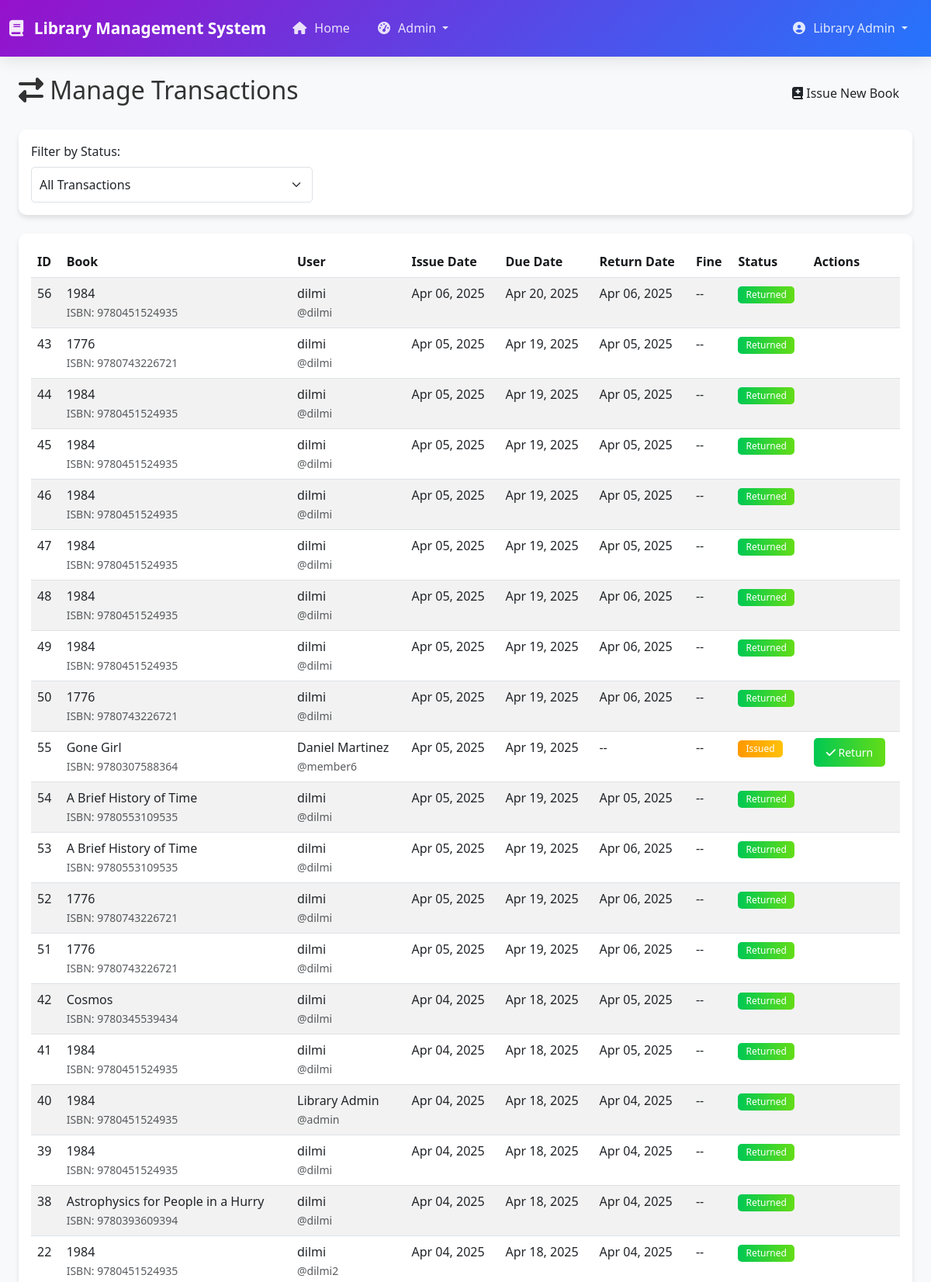
The app's page /admin/transactions.php (signed in, upper part) with its own data.
### tables this page shows
CREATE TABLE `transactions` (
  `transaction_id` int(11) NOT NULL,
  `book_id` int(11) NOT NULL,
  `user_id` int(11) NOT NULL,
  `issue_date` date NOT NULL,
  `due_date` date NOT NULL,
  `return_date` date DEFAULT NULL,
  `fine_amount` decimal(10,2) DEFAULT 0.00,
  `status` enum('issued','returned','overdue') NOT NULL DEFAULT 'issued',
  `created_at` timestamp NOT NULL DEFAULT current_timestamp(),
  `updated_at` timestamp NOT NULL DEFAULT current_timestamp() ON UPDATE current_timestamp()
);

CREATE TABLE `books` (
  `book_id` int(11) NOT NULL,
  `title` varchar(255) NOT NULL,
  `author` varchar(100) NOT NULL,
  `isbn` varchar(20) NOT NULL,
  `publisher` varchar(100) DEFAULT NULL,
  `publication_year` int(11) DEFAULT NULL,
  `category` varchar(50) DEFAULT NULL,
  `description` text DEFAULT NULL,
  `quantity` int(11) NOT NULL DEFAULT 1,
  `available_quantity` int(11) NOT NULL DEFAULT 1,
  `shelf_location` varchar(50) DEFAULT NULL,
  `cover_image` varchar(255) DEFAULT NULL,
  `created_at` timestamp NOT NULL DEFAULT current_timestamp(),
  `updated_at` timestamp NOT NULL DEFAULT current_timestamp() ON UPDATE current_timestamp()
);

CREATE TABLE `users` (
  `user_id` int(11) NOT NULL,
  `username` varchar(50) NOT NULL,
  `password` varchar(255) NOT NULL,
  `email` varchar(100) NOT NULL,
  `full_name` varchar(100) NOT NULL,
  `phone` varchar(20) DEFAULT NULL,
  `address` text DEFAULT NULL,
  `user_type` enum('admin','librarian','member') NOT NULL DEFAULT 'member',
  `status` enum('active','inactive') NOT NULL DEFAULT 'active',
  `created_at` timestamp NOT NULL DEFAULT current_timestamp(),
  `updated_at` timestamp NOT NULL DEFAULT current_timestamp() ON UPDATE current_timestamp()
);

### admin/transactions.php (the view, shortened to what this page needs)
<?php
require_once '../includes/header.php';
$status_filter = isset($_GET['status']) ? $_GET['status'] : 'all';
$where_clause = '';
$params = [];
$stmt = $pdo->prepare("SELECT t.*, b.title, b.isbn, u.full_name, u.username,
                      (SELECT COUNT(*) FROM reservations r WHERE r.book_id = b.book_id AND r.status = 'pending') AS pending_reservations,
                      CASE
                          WHEN t.status = 'issued' AND t.due_date < CURDATE() THEN 'overdue'
                          ELSE t.status
                      END AS display_status
                      FROM transactions t
                      JOIN books b ON t.book_id = b.book_id
                      JOIN users u ON t.user_id = u.user_id
                      $where_clause
                      ORDER BY t.issue_date DESC");
$stmt->execute($params);
$transactions = $stmt->fetchAll(PDO::FETCH_ASSOC);
?>
<div class="container mt-4">
    <div class="d-flex justify-content-between align-items-center mb-4">
        <h2><i class="fas fa-exchange-alt"></i> Manage Transactions</h2>
        <div>
            <a href="issue_book.php" class="btn btn-gradient-primary">
                <i class="fas fa-book-medical"></i> Issue New Book
            </a>
        </div>
    </div>
    <div class="card mb-4">
        <div class="card-body">
            <form method="GET" class="row g-3">
                <div class="col-md-4">
                    <label for="status" class="form-label">Filter by Status:</label>
                    <select class="form-select" id="status" name="status" onchange="this.form.submit()">
                        <option value="all" <?= $status_filter === 'all' ? 'selected' : '' ?>>All Transactions</option>
                    </select>
                </div>
            </form>
        </div>
    </div>
    <div class="card">
        <div class="card-body">
            <div class="table-responsive">
                <table class="table table-striped table-hover" id="transactionsTable">
                    <thead>
                        <tr>
                            <th>ID</th>
                            <th>Book</th>
                            <th>User</th>
                            <th>Issue Date</th>
                            <th>Due Date</th>
                            <th>Return Date</th>
                            <th>Fine</th>
                            <th>Status</th>
                            <th>Actions</th>
                        </tr>
                    </thead>
                    <tbody>
                        <?php foreach ($transactions as $transaction): ?>
                            <tr>
                                <td><?= $transaction['transaction_id'] ?></td>
                                <td>
                                    <?= htmlspecialchars($transaction['title']) ?><br>
                                    <small class="text-muted">ISBN: <?= htmlspecialchars($transaction['isbn']) ?></small>
                                </td>
                                <td>
                                    <?= htmlspecialchars($transaction['full_name']) ?><br>
                                    <small class="text-muted">@<?= htmlspecialchars($transaction['username']) ?></small>
                                </td>
                                <td><?= date('M d, Y', strtotime($transaction['issue_date'])) ?></td>
                                <td>
                                    <?= date('M d, Y', strtotime($transaction['due_date'])) ?>
                                </td>
                                <td>
                                    <?= $transaction['return_date'] ? date('M d, Y', strtotime($transaction['return_date'])) : '--' ?>
                                </td>
                                <td>
                                    <?= $transaction['fine_amount'] > 0 ? '$' . number_format($transaction['fine_amount'], 2) : '--' ?>
                                </td>
                                <td>
                               <?php
                                          $statusClass = '';
                                               switch ($transaction['display_status']) {
                                                     case 'issued':
                                                     $statusClass = 'badge-status-issued';
                                                           break;
                                                     case 'returned':
                                                     $statusClass = 'badge-status-returned';
                                                         break;
                                       }
                                ?>
                              <span class="badge <?= $statusClass ?>">
                                     <?= ucfirst($transaction['display_status']) ?>
                              </span>
                               </td>
                                <td>
                                    <?php if ($transaction['status'] !== 'returned'): ?>
                                        <a href="?return=<?= $transaction['transaction_id'] ?>"
                                           class="btn btn-sm btn-gradient-success"
                                           onclick="return confirm('Mark this book as returned?')">
                                            <i class="fas fa-check"></i> Return
                                        </a>
                                    <?php endif; ?>
                                </td>
                            </tr>
                        <?php endforeach; ?>
                    </tbody>
                </table>
            </div>
        </div>
    </div>
</div>
<?php require_once '../includes/footer.php'; ?>

### assets/css/style.css (style rules this page uses)
body { font-family: 'Segoe UI', Tahoma, Geneva, Verdana, sans-serif; background-color: #f8f9fa; color: #333; }
.container { max-width: 1200px; }
.card { border: none; border-radius: 10px; box-shadow: 0 4px 6px rgba(0, 0, 0, 0.1); transition: transform 0.3s ease, box-shadow 0.3s ease; }
.btn { border-radius: 5px; padding: 8px 16px; font-weight: 500; }
.form-control, .form-select { border-radius: 5px; padding: 10px; }
.table { margin-bottom: 0; }
.table th { font-weight: 600; color: #16181b; }
.badge { font-weight: 500; padding: 5px 10px; border-radius: 5px; }

### admin/transactions.php (style rules this page uses)
.btn-gradient-success { background: linear-gradient(to right, #00c853, #64dd17); border: none; color: white; transition: all 0.3s ease-in-out; }
.badge-status-issued { background: linear-gradient(to right, #ff9800, #ffc107); color: #fff; }
.badge-status-returned { background: linear-gradient(to right, #00c853, #64dd17); color: #fff; }

### records on screen
transactions: transaction_id "56", book.title "1984", book.isbn "9780451524935", user.full_name "dilmi", user.username "dilmi", issue_date "Apr 06, 2025", due_date "Apr 20, 2025", return_date "Apr 06, 2025", display_status "Returned"
transactions: transaction_id "43", book.title "1776", book.isbn "9780743226721", user.full_name "dilmi", user.username "dilmi", issue_date "Apr 05, 2025", due_date "Apr 19, 2025", return_date "Apr 05, 2025", display_status "Returned"
transactions: transaction_id "44", book.title "1984", book.isbn "9780451524935", user.full_name "dilmi", user.username "dilmi", issue_date "Apr 05, 2025", due_date "Apr 19, 2025", return_date "Apr 05, 2025", display_status "Returned"
transactions: transaction_id "45", book.title "1984", book.isbn "9780451524935", user.full_name "dilmi", user.username "dilmi", issue_date "Apr 05, 2025", due_date "Apr 19, 2025", return_date "Apr 05, 2025", display_status "Returned"
transactions: transaction_id "46", book.title "1984", book.isbn "9780451524935", user.full_name "dilmi", user.username "dilmi", issue_date "Apr 05, 2025", due_date "Apr 19, 2025", return_date "Apr 05, 2025", display_status "Returned"
transactions: transaction_id "47", book.title "1984", book.isbn "9780451524935", user.full_name "dilmi", user.username "dilmi", issue_date "Apr 05, 2025", due_date "Apr 19, 2025", return_date "Apr 05, 2025", display_status "Returned"
transactions: transaction_id "48", book.title "1984", book.isbn "9780451524935", user.full_name "dilmi", user.username "dilmi", issue_date "Apr 05, 2025", due_date "Apr 19, 2025", return_date "Apr 06, 2025", display_status "Returned"
transactions: transaction_id "49", book.title "1984", book.isbn "9780451524935", user.full_name "dilmi", user.username "dilmi", issue_date "Apr 05, 2025", due_date "Apr 19, 2025", return_date "Apr 06, 2025", display_status "Returned"
transactions: transaction_id "50", book.title "1776", book.isbn "9780743226721", user.full_name "dilmi", user.username "dilmi", issue_date "Apr 05, 2025", due_date "Apr 19, 2025", return_date "Apr 06, 2025", display_status "Returned"
transactions: transaction_id "55", book.title "Gone Girl", book.isbn "9780307588364", user.full_name "Daniel Martinez", user.username "member6", issue_date "Apr 05, 2025", due_date "Apr 19, 2025", display_status "Issued"
transactions: transaction_id "54", book.title "A Brief History of Time", book.isbn "9780553109535", user.full_name "dilmi", user.username "dilmi", issue_date "Apr 05, 2025", due_date "Apr 19, 2025", return_date "Apr 05, 2025", display_status "Returned"
transactions: transaction_id "53", book.title "A Brief History of Time", book.isbn "9780553109535", user.full_name "dilmi", user.username "dilmi", issue_date "Apr 05, 2025", due_date "Apr 19, 2025", return_date "Apr 06, 2025", display_status "Returned"
transactions: transaction_id "52", book.title "1776", book.isbn "9780743226721", user.full_name "dilmi", user.username "dilmi", issue_date "Apr 05, 2025", due_date "Apr 19, 2025", return_date "Apr 06, 2025", display_status "Returned"
transactions: transaction_id "51", book.title "1776", book.isbn "9780743226721", user.full_name "dilmi", user.username "dilmi", issue_date "Apr 05, 2025", due_date "Apr 19, 2025", return_date "Apr 06, 2025", display_status "Returned"
transactions: transaction_id "42", book.title "Cosmos", book.isbn "9780345539434", user.full_name "dilmi", user.username "dilmi", issue_date "Apr 04, 2025", due_date "Apr 18, 2025", return_date "Apr 05, 2025", display_status "Returned"
transactions: transaction_id "41", book.title "1984", book.isbn "9780451524935", user.full_name "dilmi", user.username "dilmi", issue_date "Apr 04, 2025", due_date "Apr 18, 2025", return_date "Apr 05, 2025", display_status "Returned"
transactions: transaction_id "40", book.title "1984", book.isbn "9780451524935", user.full_name "Library Admin", user.username "admin", issue_date "Apr 04, 2025", due_date "Apr 18, 2025", return_date "Apr 04, 2025", display_status "Returned"
transactions: transaction_id "39", book.title "1984", book.isbn "9780451524935", user.full_name "dilmi", user.username "dilmi", issue_date "Apr 04, 2025", due_date "Apr 18, 2025", return_date "Apr 04, 2025", display_status "Returned"
transactions: transaction_id "38", book.title "Astrophysics for People in a Hurry", book.isbn "9780393609394", user.full_name "dilmi", user.username "dilmi", issue_date "Apr 04, 2025", due_date "Apr 18, 2025", return_date "Apr 04, 2025", display_status "Returned"
transactions: transaction_id "22", book.title "1984", book.isbn "9780451524935", user.full_name "dilmi", user.username "dilmi2", issue_date "Apr 04, 2025", due_date "Apr 18, 2025", return_date "Apr 04, 2025", display_status "Returned"

### other values on screen
$_SESSION['full_name'] "Library Admin"
